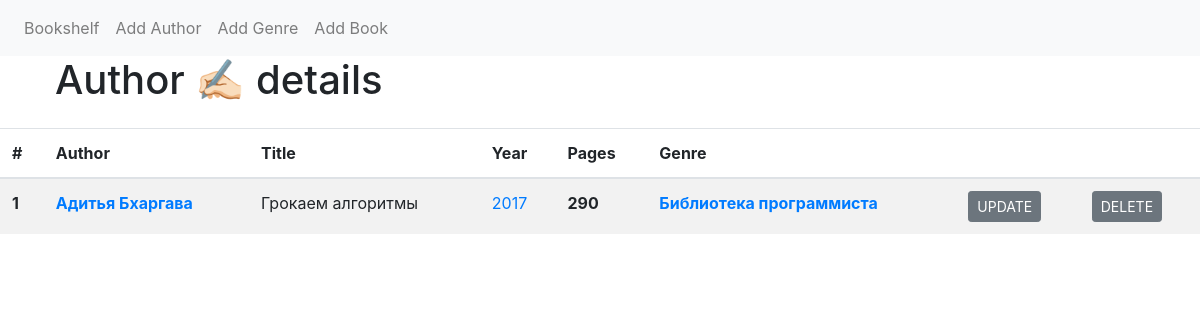
Page /author/1/ on the committed database.
### models.py (models this page shows)
class Book(Model):
    id = AutoField(primary_key=True, unique=True)
    author = ForeignKeyField(Author, backref='books')
    title = TextField(null=False)
    year = IntegerField(null=False)
    pages = IntegerField(null=True)
    genre = ForeignKeyField(Genre, backref='books')
    class Meta:
        database = db

class Author(Model):
    id = AutoField(primary_key=True, unique=True)
    name = CharField(max_length=255)
    description = TextField(null=True)
    class Meta:
        database = db

class Genre(Model):
    id = AutoField(primary_key=True, unique=True)
    name = CharField(max_length=255)
    description = TextField(null=True)
    class Meta:
        database = db

### app.py (the view)
@app.route('/author/<int:pk>/')
def books_by_author(pk):
    try:
        author = Author.select().where(Author.id == pk).get()
    except DoesNotExist:
        return abort(404)
    return render_template('details.html', table_name=author, page_name='Author ✍🏻')

### templates/details.html (shortened to what this page needs)
{% extends 'index.html' %} {% block body %}
<div class="row" style="margin-left: 2.5em">
  <div class="col-md-12">
    <h1>{{ page_name }} details</h1>
  </div>
</div>
<div class="container-space">
  <table class="table table-striped">
    <thead>
      <tr>
        <th scope="col">#</th>
        <th scope="col">Author</th>
        <th scope="col">Title</th>
        <th scope="col">Year</th>
        <th scope="col">Pages</th>
        <th scope="col">Genre</th>
        <th scope="col"></th>
        <th scope="col"></th>
      </tr>
    </thead>
    <tbody>
      {% for book in table_name.books.select() %}
      <tr>
        <th scope="row">{{loop.index}}</th>
        <th><a href="/author/{{table_name.id}}/">{{book.author.name}}</a></th>
        <td>{{book.title}}</td>
        <td><a href="/year/{{book.year}}/">{{book.year}}</a></td>
        <th>{{book.pages}}</th>
        <th><a href="/genre/{{book.genre.id}}/">{{book.genre.name}}</a></th>
        <th>
          <form method="get" action="/update/book/{{book.id}}">
            <input
              type="submit"
              value="UPDATE"
              class="btn btn-secondary btn-sm"
            />
          </form>
        </th>
        <th>
          <form method="get" action="delete/book/{{book.id}}">
            <input
              type="submit"
              value="DELETE"
              class="btn btn-secondary btn-sm"
            />
          </form>
        </th>
        {% endfor %}
      </tr>
    </tbody>
  </table>
</div>
{% endblock %}

### rows in the picture
Book: author.name "Адитья Бхаргава", title "Грокаем алгоритмы", year "2017", pages "290", genre.name "Библиотека программиста"

### other values in the picture
{{ page_name }} "Author ✍🏻"
